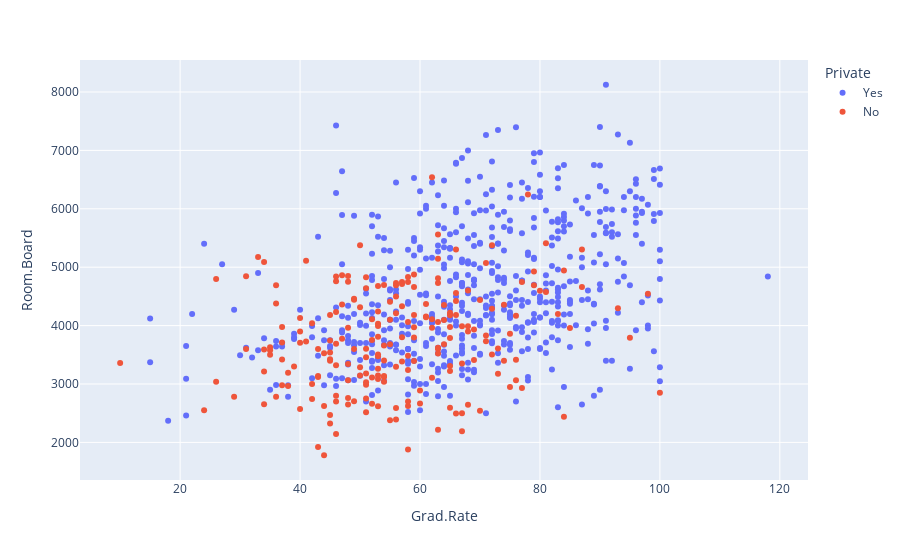

The notebook cell this image was saved under:
### Markdown cell above
It's time to create some data visualizations!

For first let's create a scatterplot of **Grad.Rate** versus **Room.Board**, where the points are colored by the **Private** column.

### Code cell
px.scatter(df, x='Grad.Rate', y='Room.Board', color='Private')

### Figure 1 — Plotly figure (JSON) as saved in the notebook; plotly's stock layout.template omitted (floating-point values rounded to 4 significant figures; data arrays with more than 128 entries replaced by an {"elided": "..."} marker saying what was removed)
{"data": [{"hovertemplate": "Private=Yes<br>Grad.Rate=%{x}<br>Room.Board=%{y}<extra></extra>", "legendgroup": "Yes", "marker": {"color": "#636efa", "symbol": "circle"}, "mode": "markers", "name": "Yes", "orientation": "v", "showlegend": true, "type": "scatter", "x": {"elided": "565 int values"}, "xaxis": "x", "y": {"elided": "565 int values"}, "yaxis": "y"}, {"hovertemplate": "Private=No<br>Grad.Rate=%{x}<br>Room.Board=%{y}<extra></extra>", "legendgroup": "No", "marker": {"color": "#EF553B", "symbol": "circle"}, "mode": "markers", "name": "No", "orientation": "v", "showlegend": true, "type": "scatter", "x": {"elided": "212 int values"}, "xaxis": "x", "y": {"elided": "212 int values"}, "yaxis": "y"}], "layout": {"legend": {"title": {"text": "Private"}, "tracegroupgap": 0}, "margin": {"t": 60}, "xaxis": {"anchor": "y", "domain": [0, 1], "title": {"text": "Grad.Rate"}}, "yaxis": {"anchor": "x", "domain": [0, 1], "title": {"text": "Room.Board"}}}}
